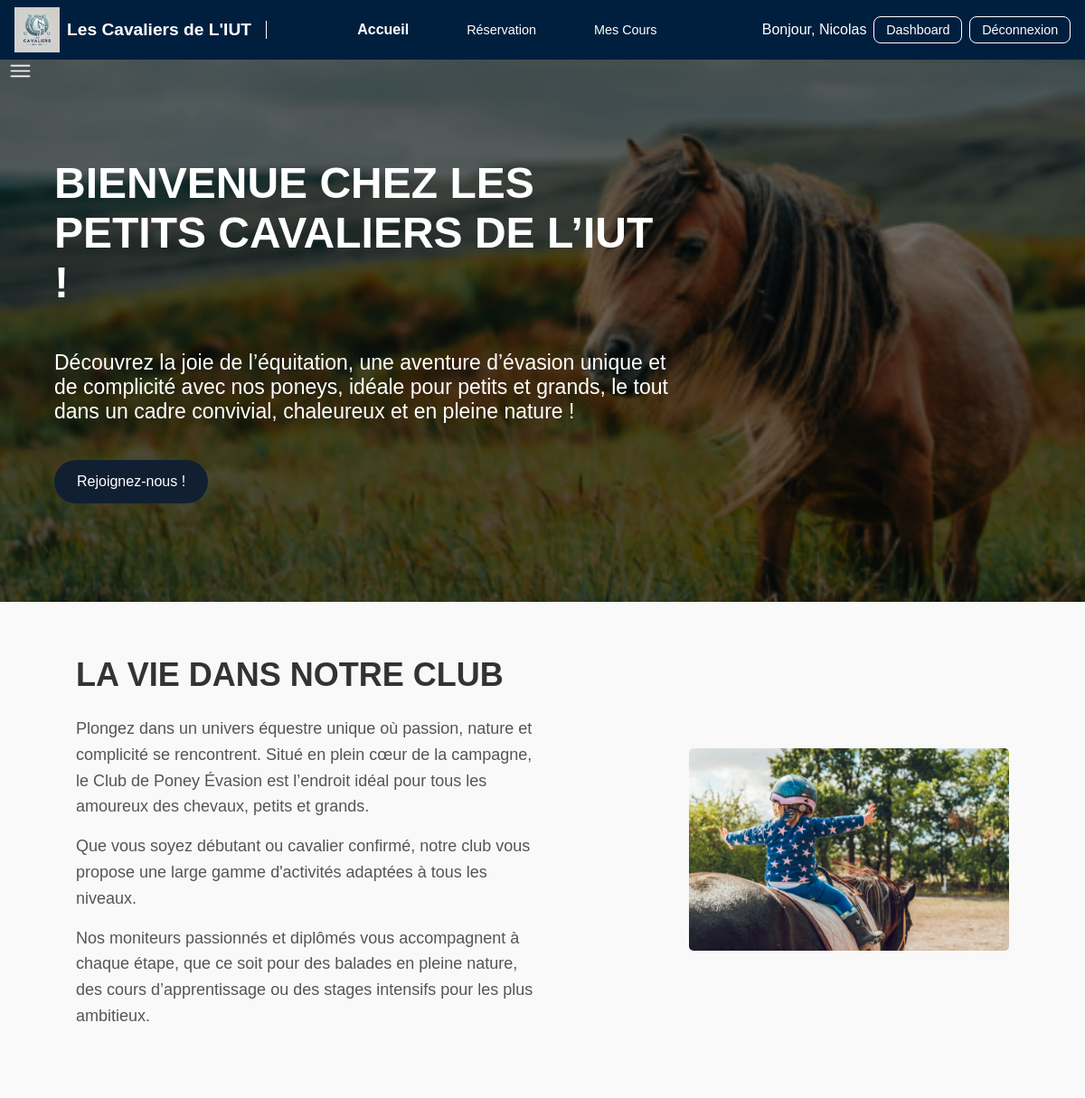
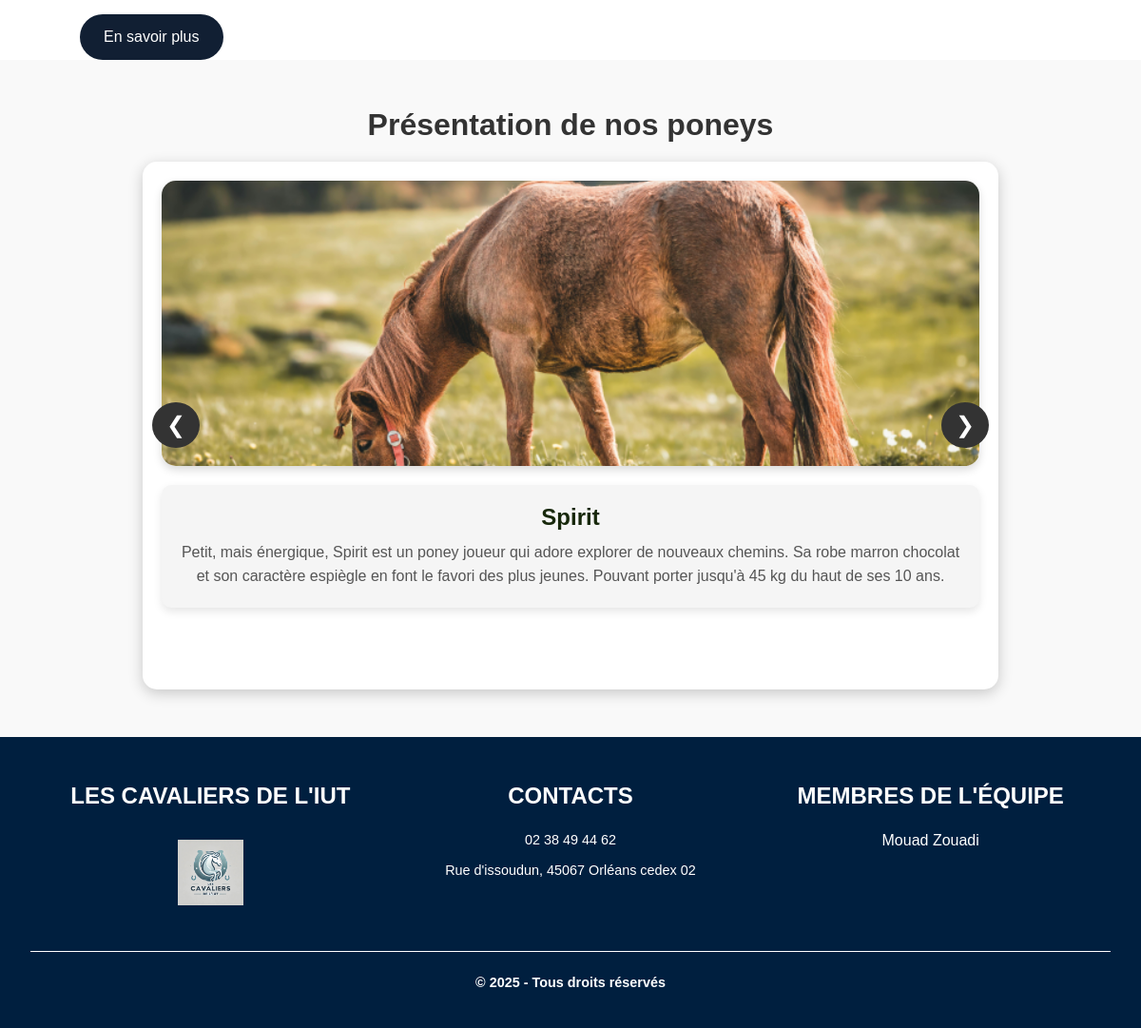
The page / (signed in) on the database its author committed (2 pictures, top to bottom).
### tables this page shows
CREATE TABLE PERSONNE
(
    id_p             INT PRIMARY KEY AUTO_INCREMENT,
    nom              VARCHAR(42),
    prenom           VARCHAR(42),
    adresse          VARCHAR(100),
    telephone        VARCHAR(15),
    email            VARCHAR(100),
    mdp              VARCHAR(64),
    experience       TEXT           NULL,
    salaire          DECIMAL(10, 2) NULL,
    poids            FLOAT          NULL CHECK (poids > 9 AND poids < 51),
    cotisation       BOOLEAN,
    date_inscription DATE    DEFAULT (CURRENT_DATE),
    niveau           INT            NULL CHECK (niveau > 0 AND niveau < 4),
    admin            BOOLEAN DEFAULT FALSE
);

CREATE TABLE PONEY
(
    id        INT PRIMARY KEY AUTO_INCREMENT,
    nom       VARCHAR(42),
    age       INT CHECK (age > 0 AND age < 26),
    poids_max FLOAT CHECK (poids_max > 9 AND poids_max < 51)
);

### index.php (called while the page is built, shortened)
<?php
$router = new Router();
$router->execute();
?>

### App/Autoloader.php (called while the page is built, shortened)
<?php
class Autoloader{
    static function autoload($fqcn): void{
        $path = str_replace('\\', '/', $fqcn);
    }
}

### App/Database/Database.php (called while the page is built, shortened)
<?php
abstract class Database implements IDatabase
{
    public function query($statement) {
        $pdo = $this->getPDO();
        return $pdo->query($statement);
    }
    public function prepare($statement, $options = []) {
        $pdo = $this->getPDO();
        return $pdo->prepare($statement, $options);
    }
}

### App/Controllers/Poney/PoneyDB.php (called while the page is built, shortened)
<?php
class PoneyDB
{
    static function getAllPoneys()
    {
        $stmt = App::getApp()->getDB()->query("SELECT id, nom, poids_max, age FROM PONEY");
        return $stmt->fetchAll(PDO::FETCH_ASSOC);
    }
}
?>

### App/Controllers/Poney/Poney.php (called while the page is built, shortened)
<?php
class Poney
{
    static function getPoneyInfo($poney){
        $i = rand(1, 3);
        switch ($i) {
            case 1:
                return [
                    "description" => "Petit, mais énergique, " . htmlspecialchars($poney['nom']) . " est un poney joueur qui adore explorer de nouveaux chemins. Sa robe marron chocolat et son caractère espiègle en font le favori des plus jeunes. Pouvant porter jusqu'à " . htmlspecialchars($poney['poids_max']) . " kg du haut de ses " . htmlspecialchars($poney['age']) . " ans.",
                    "image" => "./static/images/poney1.png"
                ];
            case 2:
                return [
                    "description" => "Avec son allure majestueuse, " . htmlspecialchars($poney['nom']) . " inspire confiance et fierté chez ses cavaliers du haut de ses ".htmlspecialchars($poney['age'])." ans. Son pelage noir et sa crinière soyeuse en font un poney très apprécié des cavaliers confirmés. Il peut porter jusqu'à " . htmlspecialchars($poney['poids_max']) . " kg.",
                    "image" => "./static/images/poney2.png"
                ];
            case 3:
                return [
                    "description" => "Doué d'un tempérament calme, " . htmlspecialchars($poney['nom']) . " est parfait pour des balades tranquilles. Son pelage blanc et sa crinière soyeuse en font un poney très apprécié des cavaliers débutants. Il peut porter jusqu'à " . htmlspecialchars($poney['poids_max']) . " kg et a " . htmlspecialchars($poney['age']) . " ans.",
                    "image" => "./static/images/poney3.png"
                ];
        }
    }
}
?>

### App/Views/Template.php (called while the page is built, shortened)
<?php
final class Template {
    private string $path;
    private string $layout;
    private array $cssFiles;
    private string $content;
    public function __construct(string $path) {
        $this->path = $path;
    }
    public function getPath():string {
        return $this->path;
    }
    public function getLayout():string {
        return $this->layout;
    }
    public function getContent():string {
        return $this->content;
    }
    public function getCssFiles():array {
        return $this->cssFiles;
    }
    public function setLayout(string $layout):self {
        $this->layout = $layout;
        return $this;
    }
    public function setContent(string $content):self {
        $this->content = $content;
        return $this;
    }
    public function setCssFiles(array $cssFiles):self {
        $this->cssFiles = $cssFiles;
        return $this;
    }
    public function compile():string {
        $cssFiles = $this->getCssFiles();
        $content = $this->getContent();
        require sprintf('%s/%s.php', $this->getPath(), $this->getLayout());
        return ob_get_clean();
    }
}
?>

### App/Controllers/Auth/Auth.php (called while the page is built, shortened)
<?php
class Auth
{
    static function isUserLoggedIn(): bool
    {
        return isset($_SESSION['user_id']);
    }
    static function isInstructor(): bool
    {
        return isset($_SESSION['is_instructor']) && $_SESSION['is_instructor'];
    }
    static function getCurrentUser(): ?array
    {
        if (self::isUserLoggedIn()) {
            return [
                'id' => $_SESSION['user_id'],
                'name' => $_SESSION['user_name'],
                'email' => $_SESSION['user_email'],
                'is_instructor' => $_SESSION['is_instructor'],
                'is_admin' => $_SESSION['is_admin']
            ];
        }
        return null;
    }
    static function getCurrentUserObj() {
        if (self::isUserLoggedIn()) {
            return self::getUserById($_SESSION['user_id']);
        }
        return null;
    }
    static function getUserById($id) {
        $query = App::getApp()->getDB()->prepare('SELECT * FROM PERSONNE WHERE id_p = :id_p');
        $query->execute(array(':id_p' => $id));
        $user = $query->fetch();
        return self::createUserObject($user);
    }
    private static function createUserObject($user)
    {
        $userObj = null;
        if ($user) {
            if (isset($user['salaire'])) {
                $userObj = new Instructor($user['id_p'], $user['nom'], $user['prenom'], $user['adresse'], $user['email'], $user['telephone'], $user['niveau'], $user['poids'], $user['mdp'], $user['date_inscription'], $user['cotisation'], $user['admin'], $user['salaire'], $user['experience']);
            } else {
                $userObj = new User($user['id_p'], $user['nom'], $user['prenom'], $user['adresse'], $user['email'], $user['telephone'], $user['niveau'], $user['poids'], $user['mdp'], $user['date_inscription'], $user['cotisation'], $user['admin']);
            }
        }
        return $userObj;
    }
}
?>

### templates/home.php (the view, shortened to what this page needs)
<?php
$poneys = PoneyDB::getAllPoneys();
?>
<section class="hero">
    <div class="hero-content">
        <h1 class="presentation-title">BIENVENUE CHEZ LES PETITS CAVALIERS DE L’IUT !</h1>
        <p>Découvrez la joie de l’équitation, une aventure d’évasion unique et de complicité avec nos poneys, idéale pour petits et grands, le tout dans un cadre convivial, chaleureux et en pleine nature !</p>
        <a href="index.php?action=register" class="btn">Rejoignez-nous !</a>
    </div>
</section>
<section class="section-with-image-right">
    <div class="text1">
        <h1>LA VIE DANS NOTRE CLUB</h1>
        <p class="p1">Plongez dans un univers équestre unique où passion, nature et complicité se rencontrent. Situé en plein cœur de la campagne, le Club de Poney Évasion est l’endroit idéal pour tous les amoureux des chevaux, petits et grands.</p>
        <p class="p1">Que vous soyez débutant ou cavalier confirmé, notre club vous propose une large gamme d'activités adaptées à tous les niveaux.</p>
        <p class="p1">Nos moniteurs passionnés et diplômés vous accompagnent à chaque étape, que ce soit pour des balades en pleine nature, des cours d’apprentissage ou des stages intensifs pour les plus ambitieux.</p>
    </div>
    <div class="image-container">
        <img class="image2" src="./static/images/image2.png" alt="image2">
    </div>
</section>
<div class="button-image-right">
    <a href="#" class="btn">En savoir plus</a>
</div>
<div class="section-poneys">
    <h1 class="titre-poneys">Présentation de nos poneys</h1>
    <div class="poney-carousel">
        <button class="carousel-btn prev-btn" onclick="movePoney(-1)">&#10094;</button>
        <div class="carousel-track-container">
            <div class="carousel-track">
            <?php foreach ($poneys as $poney):
                    $poneyInfo = Poney::getPoneyInfo($poney);
                ?>
                    <div class="poney-box">
                        <img src="<?= htmlspecialchars($poneyInfo['image']) ?>" alt="Image de <?= htmlspecialchars($poney['nom']) ?>">
                        <div class="poney-description">
                            <h2>
                                <?= htmlspecialchars($poney['nom']) ?>
                            </h2>
                            <p>
                                <?= htmlspecialchars($poneyInfo['description']) ?>
                            </p>
                        </div>
                    </div>
                <?php endforeach; ?>
            </div>
                <div class="poney-box">
            </div>
        </div>
        <button class="carousel-btn next-btn" onclick="movePoney(1)">&#10095;</button>
    </div>
</div>

### templates/main.php (shortened to what this page needs)
<?php
if (Auth::isUserLoggedIn()) {
    $user = Auth::getCurrentUserObj();
}
?>
<!DOCTYPE html>
<html lang="fr">
<head>
    <link rel="stylesheet" href="./static/css/header.css">
    <link rel="stylesheet" href="./static/css/footer.css">
    <link rel="stylesheet" href="./static/css/aside.css">
    <?php
    if (!empty($cssFiles)) {
        foreach ($cssFiles as $cssFile) {
            echo '<link rel="stylesheet" href="./static/css/' . $cssFile . '">';
        }
    }
    ?>
</head>
<body>
<header>
    <div class="logo">
        <img src="static/images/logo.png" alt="Logo">
        <h1>Les Cavaliers de L'IUT</h1>
    </div>
    <nav class="nav-menu">
        <ul>
            <li><a href="./index.php"
                   class="<?php echo (basename($_SERVER['PHP_SELF']) == 'index.php' && !isset($_GET['action']) || (isset($_GET['action']) && $_GET['action'] == 'home')) ? 'active' : ''; ?>">Accueil</a>
            </li>
            <?php
            if (!Auth::isUserLoggedIn()) {
                ?>
                <li><a href="index.php?action=register"
                       class="<?php echo (isset($_GET['action']) && $_GET['action'] == 'register') ? 'active' : ''; ?>">Inscription</a>
                </li>
                <?php
            } else {
                ?>
                <li><a href="index.php?action=planning"
                       class="<?php echo (isset($_GET['action']) && $_GET['action'] == 'planning') ? 'active' : ''; ?>">Réservation</a>
                </li>
                <li><a href="index.php?action=coursReserver"
                       class="<?php echo (isset($_GET['action']) && $_GET['action'] == 'coursReserver') ? 'active' : ''; ?>">
                        Mes Cours</a></li>
                <?php
            }
            ?>
        </ul>
    </nav>
    <div class="actions">
        <?php
        if (Auth::isUserLoggedIn()) {
            echo '<p>Bonjour, ' . Auth::getCurrentUser()['name'] . '</p>';
            if (Auth::isInstructor()) {
                echo '<a href="index.php?action=dashboard">Dashboard</a>';
            }
            echo '<a href="index.php?action=logout">Déconnexion</a>';
        } else {
            echo '<a href="index.php?action=login">Connexion</a>';
        }
        ?>
    </div>
</header>
<?php if (Auth::isUserLoggedIn()) { ?>
<img class =toggle-aside src="static/images/menu_inverted.png" alt="menu image">
<?php } ?>
<main>
    <?php echo $content ?? null ?>
</main>
<footer>
    <div class="col1">
        <H3>
            Les Cavaliers de l'IUT
        </H3>
        <img src="static/images/logo.png" alt="logo">
    </div>
    <div class="col2">
        <H3>
            Contacts
        </H3>
        <p>02 38 49 44 62</p>
        <p>Rue d'issoudun, 45067 Orléans cedex 02</p>
    </div>
    <div class="col3">
        <H3>
            Membres de l'équipe
        </H3>
        <ul>
            <li>Mouad Zouadi</li>
        </ul>
    </div>
    <div class="horizontal">
        <p><strong>&copy; 2025 - Tous droits réservés</strong></p>
    </div>
</footer>
</body>
</html>

### static/css/header.css (style rules this page uses)
* { margin: 0; padding: 0; box-sizing: border-box; font-family: Arial, Helvetica, sans-serif; }
header { display: flex; justify-content: space-between; align-items: center; padding: 0.5rem 1rem; background-color: #001f3f; color: #ffffff; flex-wrap: wrap; }
header .logo { display: flex; align-items: center; gap: 0.5rem; margin-right: 1rem; flex: 1 1 auto; }
header .logo img { width: 20%; max-width: 50px; height: auto; }
header .logo h1 { font-size: 1.2rem; white-space: nowrap; }
.nav-menu { display: flex; align-items: center; gap: 2rem; flex: 2 1 auto; justify-content: center; }
.nav-menu li { margin-right: 2rem; }
header .logo::after { content: ""; width: 1px; height: 1.2rem; background-color: #ffffff; display: block; margin-left: 0.5rem; }
.nav-menu ul { display: flex; gap: 2rem; list-style: none; margin: 0; padding: 0; }
.nav-menu a { color: #ffffff; text-decoration: none; font-size: 0.9rem; font-weight: 500; transition: color 0.3s ease; }
.nav-menu a.active { font-weight: bold; color: white; font-size: 1rem; }
.actions { display: flex; align-items: center; margin-left: auto; gap: 0.5rem; flex: 1 1 auto; justify-content: flex-end; }
.actions a { color: #ffffff; text-decoration: none; font-size: 0.9rem; padding: 0.4rem 0.8rem; border: 1px solid #ffffff; border-radius: 0.5rem; transition: background-color 0.3s ease, color 0.3s ease; }

### static/css/footer.css (style rules this page uses)
footer { background-color: #001f3f; color: #ffffff; display: flex; flex-wrap: wrap; justify-content: space-between; align-items: flex-start; padding: 2rem; text-align: center; }
footer .col1, footer .col2, footer .col3 { flex: 1; margin: 1rem; min-width: 20%; display: flex; flex-direction: column; align-items: center; }
footer h3 { font-size: 1.5rem; margin-bottom: 0.5rem; text-transform: uppercase; text-align: center; padding-bottom: 0.5rem; width: fit-content; }
footer .col1 img { width: 20%; max-width: 100%; margin-top: 1rem; }
footer ul { list-style-type: none; padding: 0; margin: 0; }
footer ul li { margin: 0.5rem 0; font-size: 1rem; }
footer p { margin: 0.5rem 0; font-size: 0.9rem; }
footer .horizontal { flex-basis: 100%; margin-top: 2rem; border-top: 0.1rem solid #ffffff; padding-top: 1rem; text-align: center; }

### static/css/aside.css (style rules this page uses)
.toggle-aside { position: fixed; left: 1vw; width: 25px; height: 25px; cursor: pointer; z-index: 1001; transition: left 0.3s ease; }

### rows shown on the page
personne: prenom "Nicolas"
poney: nom "Spirit", description "Petit, mais énergique, Spirit est un poney joueur qui adore explorer de nouveaux chemins. Sa robe marron chocolat et son caractère espiègle en font le favori des plus jeunes. Pouvant porter jusqu'à 45 kg du haut de ses 10 ans."
